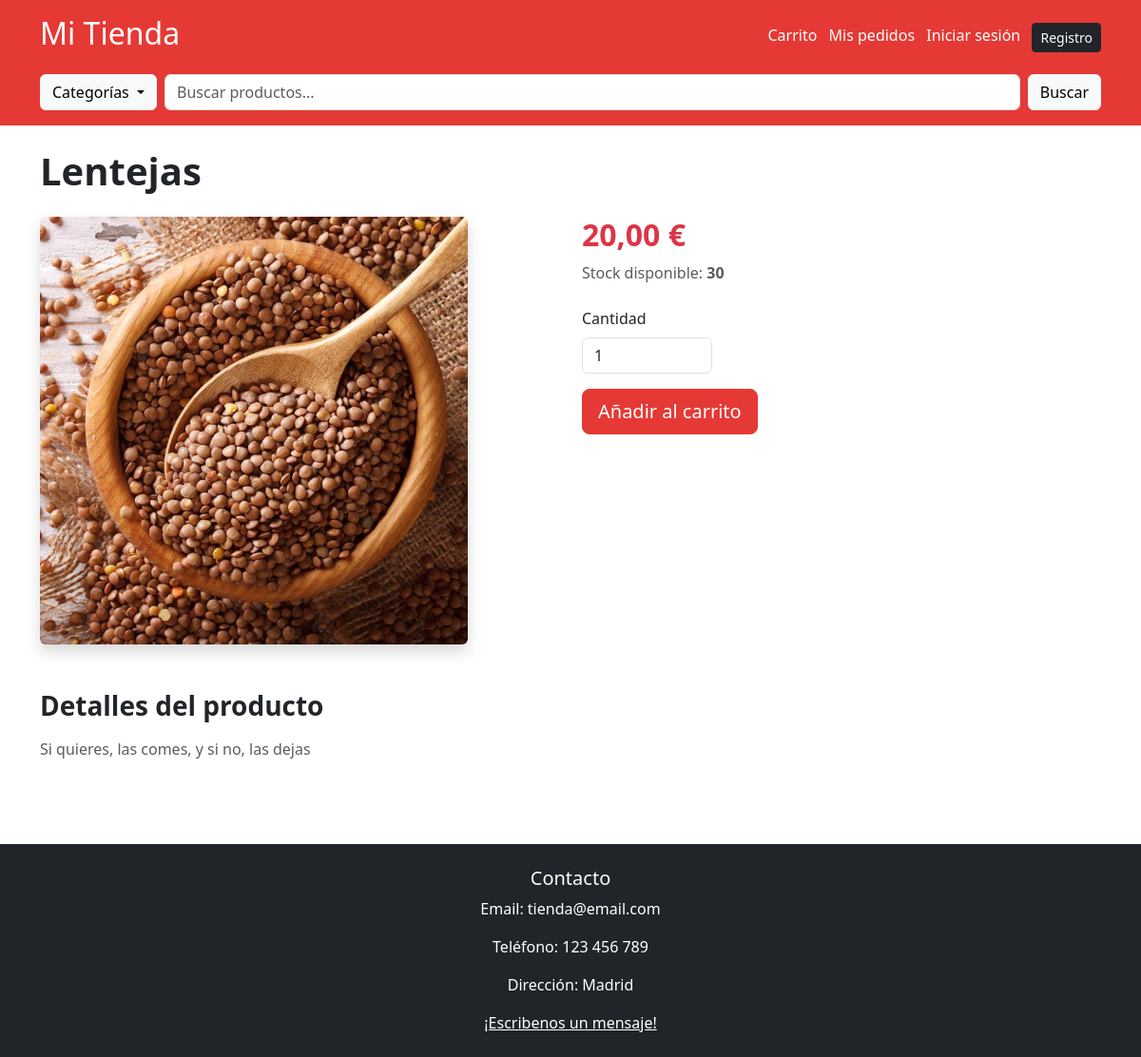
/product/1/, run on an earlier commit of the app's database.
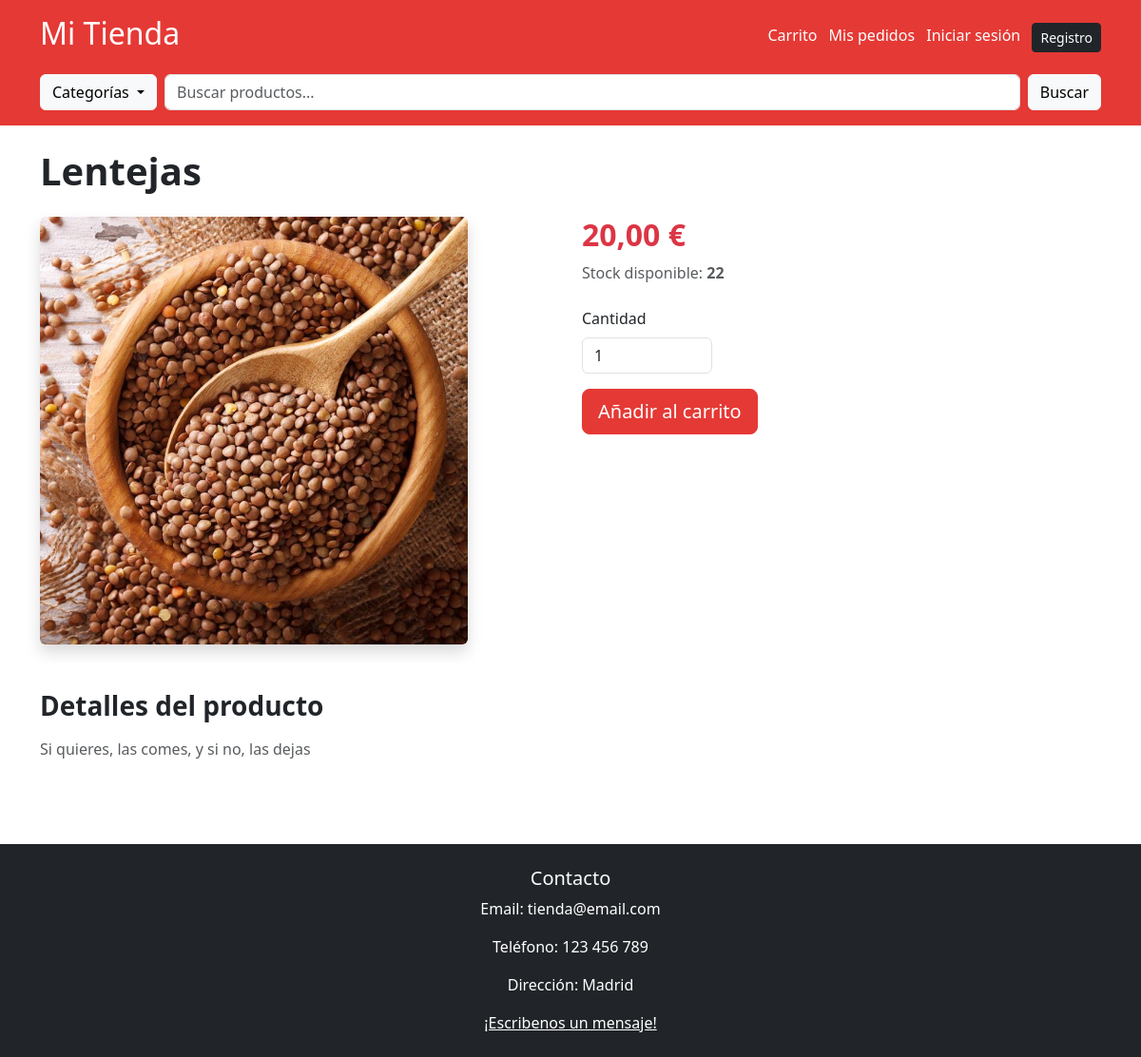
And on a later commit of the database.
### shop/models.py (models this page shows, shortened)
class Product(models.Model):
    name = models.CharField(max_length=200)
    description = models.TextField()
    price = models.DecimalField(max_digits=6, decimal_places=2)
    image = models.ImageField(upload_to='products/', blank=True, null=True)
    stock = models.PositiveIntegerField(default=0)
    category = models.ForeignKey(Category, on_delete=models.CASCADE)

### shop/views.py (the view)
# urls.py: path('product/<int:product_id>/', views.product_detail, name='product_detail'),
def product_detail(request, product_id):
    product = get_object_or_404(Product, id=product_id)
    return render(request, 'shop/product_detail.html', {'product': product})

### shop/context_processors.py (called while the page is built)
def categories_processor(request):
    return {
        'categories': Category.objects.all()
    }

### shop/templates/shop/product_detail.html (shortened to what this page needs)
{% extends 'base.html' %}
{% block content %}
<h1 class="mb-4 fw-bold">{{ product.name }}</h1>
<div class="row g-4">
    <div class="col-md-6">
        {% if product.image %}
            <img src="{{ product.image.url }}"
                 class="img-fluid rounded shadow"
                 style="max-height: 450px; object-fit: cover;">
        {% else %}
            <div class="bg-light d-flex align-items-center justify-content-center"
                 style="height: 450px;">
                Sin imagen disponible
            </div>
        {% endif %}
    </div>
    <div class="col-md-6">
        <h2 class="text-danger fw-bold mb-2">
            {{ product.price }} €
        </h2>
        <p class="text-muted mb-4">
            Stock disponible: <strong>{{ product.stock }}</strong>
        </p>
        <form action="{% url 'add_to_cart' product.id %}" method="post" class="mb-4">
            <div class="mb-3">
                <label class="form-label">Cantidad</label>
                <input type="number"
                       name="quantity"
                       value="1"
                       min="1"
                       max="{{ product.stock }}"
                       class="form-control w-25">
            </div>
            <button type="submit" class="btn btn-primary btn-lg">
                Añadir al carrito
            </button>
        </form>
    </div>
</div>
<div class="mt-5">
    <h3 class="fw-bold text-dark mb-3">
        Detalles del producto
    </h3>
    <p class="text-muted">
        {{ product.description }}
    </p>
</div>
{% endblock %}

What changed in the data, as far as the page shows it:
changed Product "Lentejas": stock "30" → "22"
